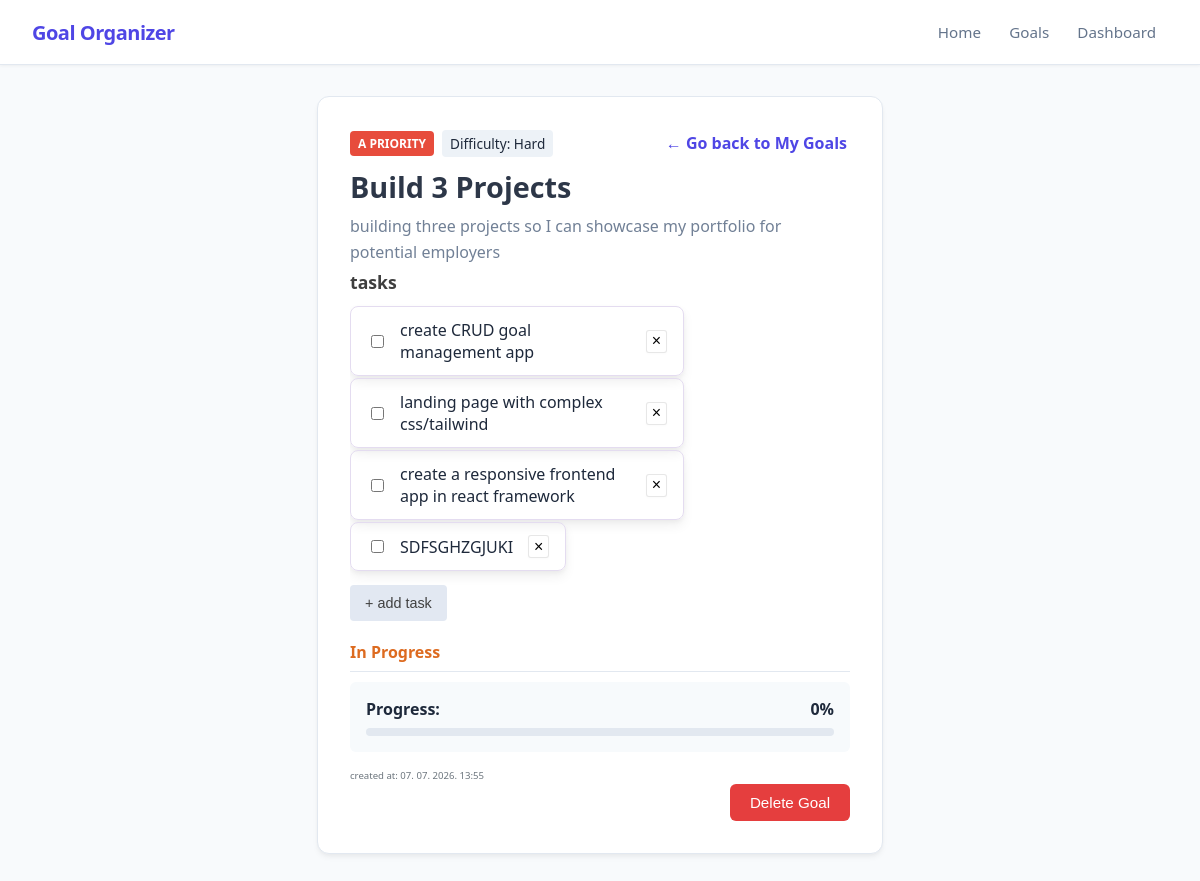
The page /goals/1 on the database its author committed.
### app/models_db.py (models this page shows, shortened)
class Goal(db.Model):
    __tablename__ = 'goals'
    id = db.Column(db.Integer, primary_key=True)
    title = db.Column(db.String(100), nullable=False)
    description = db.Column(db.Text, nullable=False)
    is_completed = db.Column(db.Boolean, default=False)
    progress_percentage = db.Column(db.Float, default=0.0)
    difficulty = db.Column(db.String(20), nullable=False, default='Medium')
    priority = db.Column(db.String(1), nullable=False, default='b')
    created_at = db.Column(db.DateTime, default=datetime.now(timezone.utc), nullable=False)
    tasks = db.relationship('Task', backref='goal', cascade="all, delete-orphan", lazy=True)

class Task(db.Model):
    __tablename__ = 'tasks'
    id = db.Column(db.Integer, primary_key=True)
    text = db.Column(db.String(255), nullable=False)
    is_completed = db.Column(db.Boolean, default=False)
    goal_id = db.Column(db.Integer, db.ForeignKey('goals.id', ondelete='CASCADE'), nullable=False)

### app/routes.py (the view)
@main.route('/goals/<int:goal_id>')
def view_goal(goal_id):
    goal = Goal.query.get_or_404(goal_id)
    tasks_list = goal.tasks
    return render_template('view_goal.html', goal=goal, tasks=tasks_list)

### app/templates/view_goal.html (shortened to what this page needs)
{% extends "base.html" %}
{% block content %}
<div class="container">
    <div id="goal_card">
        <div style="display: flex; gap: 0.5rem; align-items: center;">
            <span class="badge badge-{{ goal.priority }} ">{{ goal.priority | upper }} priority</span>
            <span style="background: #edf2f7; padding: 0.25rem 0.5rem; border-radius: 4px; font-size: 0.85rem; font-weight: 500;">
                Difficulty: {{ goal.difficulty }}
            </span>
            <span style="display: inline; margin-left: auto; border-radius: 3px; padding: 3px;">
                <a href="{{ url_for('main.show_goals') }}"
                    style="text-decoration: none; color: var(--primary); font-weight: 600; font-size: 1rem;">
                        ← Go back to My Goals
                </a>
            </span>
        </div>
        <div style="overflow: wrap; max-width: 500px;">
            <h2 style="margin: 0 0 0.5rem 0; font-size: 1.8rem; color: #2d3748; padding-top: 10px;">{{ goal.title }}</h2>
            <span style="margin: 0; color: #718096; line-height: 1.6;">{{ goal.description or 'Nema opisa.' }}</span>
        </div>
        <h3>tasks</h3>
        <div class="tasks-container" style="margin: 10px 0px; overflow: hidden;">
            {% if tasks %}
                <ul style="list-style-type: none;">
                    <div class="task-list-box">
                    {% for task in tasks %}
                        <li class="task-item task-box" style="display: flex; align-items: center; justify-content: space-between;">
                                        <label style="display: flex; align-items: center; gap: 6px; cursor: pointer;">
                                            <input
                                                style="margin-right: 10px;"
                                                type="checkbox"
                                                class="task-toggle"
                                                data-task-id="{{ task.id }}"
                                                {% if task.is_completed %}checked{% endif %}>
                                            <span class="{% if task.is_completed %}completed-task{% endif %}">
                                                {{ task.text }}
                                            </span>
                                        </label>
                                        <button class="delete-task-btn" aria-label="Delete task">&times;</button>
                                    </li>
                    {% endfor %}
                    </div>
                    <div class="task-management-box" data-id={{goal.id}}>
                        <button class="new-task-btn">+ add task</button>
                    </div>
                </ul>
            {% else %}
                <p style="margin: 0; color: #a0aec0; font-style: italic; padding-bottom: 15px;">There are no tasks here.</p>
            {% endif %}
        </div>
        <div class="goal-status">
            {% if goal.is_completed %}
                <span style="color: #38a169; font-weight: bold;">Completed</span>
            {% else %}
                <span style="color: #dd6b20; font-weight: bold;">In Progress</span>
            {% endif %}
        </div>
        <hr style="border: 0; border-top: 1px solid #e2e8f0; margin: 0.5rem 0;">
        <div style="background: #f7fafc; padding: 1rem; border-radius: 6px; margin-top: 10px; margin-bottom: 10px;">
            <div style="display: flex; justify-content: space-between; margin-bottom: 0.5rem; font-weight: 600;">
                <span>Progress:</span>
                <span class="progress-percentage">{{ goal.progress_percentage | round | int }}%</span>
            </div>
            <div class="progress-bar" style="width: 100%; background: #e2e8f0; height: 8px; border-radius: 4px; overflow: hidden;">
            </div>
        </div>
        <div>
            <small class="date">created at: {{ goal.created_at.strftime('%d. %m. %Y. %H:%M') }}</small>
        </div>
        <div style="display: flex; justify-content: flex-end;">
            <form action="{{ url_for('main.delete_goal', goal_id=goal.id) }}" method="POST" onsubmit="return confirm('Are you sure you want to delete {{goal.title}}?');">
                <button type="submit" style="background-color: #e53e3e; color: white; border: none; padding: 0.6rem 1.2rem; border-radius: 6px; cursor: pointer; font-weight: 500;">
                    Delete Goal
                </button>
            </form>
        </div>
    </div>
</div>
{% endblock %}

### app/static/style.css (style rules this page uses)
:root { --bg-color: #f8fafc; --card-bg: #ffffff; --text-main: #1e293b; --text-muted: #64748b; --border-color: #e2e8f0; --primary: #4f46e5; --primary-hover: #4338ca; --success: #22c55e; --pending: #f59e0b; --head-bg: #f3f2f4; --card-border-color: #e4dcf0; }
body { font-family: 'Segoe UI', Roboto, Helvetica, Arial, sans-serif; background-color: var(--bg-color); color: var(--text-main); margin: 0; padding: 2rem; display: flex; justify-content: center; padding-top: calc(64px + 2rem); }
.container { display: flex; width: 100%; }
#goal_card { width: 100%; overflow: hidden; background: var(--card-bg); padding: 2rem; border-radius: 12px; box-shadow: 0 4px 6px -1px rgba(0, 0, 0, 0.05), 0 2px 4px -1px rgba(0, 0, 0, 0.03); border: 1px solid var(--border-color); }
h1, h2, h3, a, .goal-title { white-space: nowrap; overflow: hidden; text-overflow: ellipsis; max-width: 100%; }
h2 { text-transform: capitalize; font-size: 1.1em; font-weight: bold; }
h3 { font-style: normal; color: #3f3f3f; margin: 5px 0px; font-size: 1.1em; font-weight: 600; padding: 0 auto; }
.badge { padding: 4px 8px; border-radius: 4px; font-size: 12px; font-weight: bold; text-transform: uppercase; }
.badge-a { background-color: #e74c3c; color: white; }
button[type="submit"] { width: 100%; background-color: var(--primary); color: white; padding: 0.75rem; border: none; border-radius: 6px; font-size: 1rem; font-weight: 500; cursor: pointer; transition: background-color 0.2s; }
.new-task-btn { margin-top: 12px; height: 36px; border: none; border-radius: 4px; background-color: #e2e8f2; color: rgb(65, 65, 65); width: fit-content; padding: 0 15px; font-size: 0.9rem; }
ul { text-align: left; margin: 0; padding-bottom: 10px; display: flex; flex-direction: column; gap: 0rem; padding-left: 0px; }
.badge { padding: 0.25rem 0.5rem; border-radius: 4px; font-size: 0.75rem; font-weight: 600; text-transform: uppercase; }
.date { color: #6c757d; font-size: 0.6em; }
button[type="submit"] { width: auto; min-width: 120px; padding: 0.75rem 1.5rem; background-color: var(--primary); color: white; border: none; border-radius: 6px; font-size: 0.95rem; font-weight: 500; cursor: pointer; transition: background-color 0.2s; display: block; margin-left: auto; }
li { padding-right: 10px; display: flex; justify-content: flex-start; text-align: left; border: #eaeaea 1px solid; background-color: #f8f9fa; border-radius: 8px; padding: 4px; box-shadow: 0 4px 6px rgba(0, 0, 0, 0.05), 0 1px 3px rgba(0, 0, 0, 0.05); }
.task-box { background: transparent; width: fit-content; max-width: 300px; padding: 0.75rem 1rem; margin: 2px 0; color: var(--text-main); border: 1px solid var(--card-border-color); border-radius: 8px; white-space: normal; overflow-wrap: anywhere; box-shadow: 0 2px 4px rgba(0, 0, 0, 0.04), 0 6px 12px rgba(0, 0, 0, 0.06); transition: transform 0.2s ease, box-shadow 0.2s ease; user-select: none; -webkit-user-select: none; }
.delete-task-btn { background-color: #FFFFFF; border: 1px solid rgba(24, 24, 24, 0.101); box-shadow: rgba(0, 0, 0, 0.02) 0 1px 3px 0; align-items: center; border-radius: 3px; color: #000; cursor: pointer; user-select: none; margin-left: 15px; font-size: 1rem; padding: 0.1rem 0.3rem; }

### rows shown on the page
Goal: priority "A", difficulty "Hard", title "Build 3 Projects", description "building three projects so I can showcase my portfolio for potential employers", progress_percentage "0", created_at "07. 07. 2026. 13:55"
Task: text "create CRUD goal management app"
Task: text "landing page with complex css/tailwind"
Task: text "create a responsive frontend app in react framework"
Task: text "SDFSGHZGJUKI"
